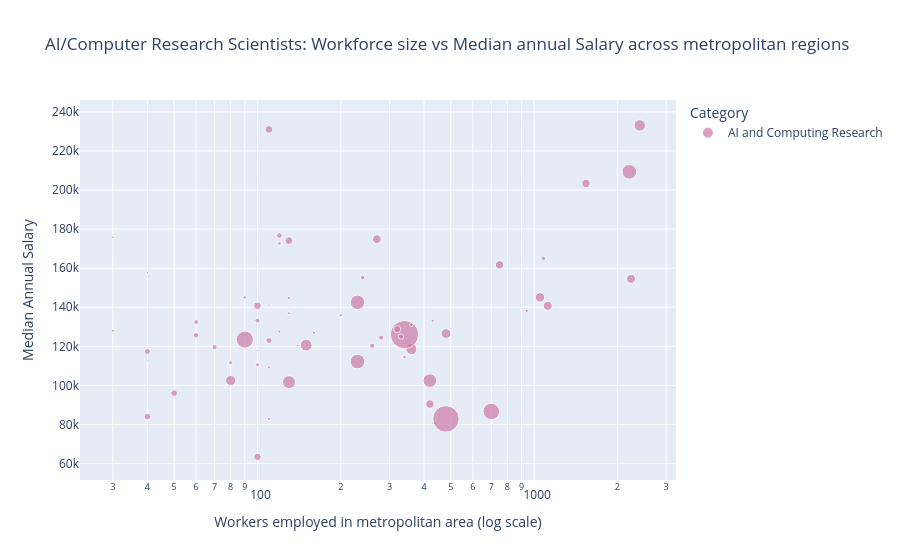

Notebook code cell kept with this figure:
### Code cell
figure_scatter['AI/Computer Research Scientists'].show()

### Figure 1 — Plotly figure (JSON) as saved in the notebook; plotly's stock layout.template omitted (floating-point values rounded to 4 significant figures)
{"data": [{"customdata": [[1.19], [2.92], [0.15], [8.06], [0.98], [4.76], [3.49], [1.71], [2.24], [3.89], [0.26], [30.78], [0.12], [1.38], [0.1], [1.68], [0.97], [8.26], [0.47], [0.42], [0.24], [1.35], [0.49], [7.15], [0.43], [0.43], [0.34], [2.1], [0.75], [0.22], [0.1], [0.64], [0.43], [10.5], [2.74], [0.76], [1.18], [6.47], [0.52], [0.38], [0.52], [2.68], [0.62], [0.25], [0.35], [0.5], [1.07], [0.48], [1.04], [3.16], [2.74], [8.35], [2.33], [5.01], [11.34], [0.36], [2.38], [0.94], [5.39], [1.9], [26.93], [3.12], [3.66], [0.87]], "hovertemplate": "<b>%{hovertext}</b><br><br>Category=AI and Computing Research<br>Workers employed in metropolitan area (log scale)=%{x}<br>Median Annual Salary=%{y}<br>Location quotient=%{customdata[0]}<extra></extra>", "hovertext": ["Albany-Schenectady-Troy, NY", "Albuquerque, NM", "Atlanta-Sandy Springs-Roswell, GA", "Atlantic City-Hammonton, NJ", "Austin-Round Rock, TX", "Bakersfield, CA", "Baltimore-Columbia-Towson, MD", "Binghamton, NY", "Boulder, CO", "Bremerton-Silverdale, WA", "Buffalo-Cheektowaga-Niagara Falls, NY", "California-Lexington Park, MD", "Charlotte-Concord-Gastonia, NC-SC", "Charlottesville, VA", "Chicago-Naperville-Elgin, IL-IN-WI", "College Station-Bryan, TX", "Colorado Springs, CO", "Crestview-Fort Walton Beach-Destin, FL", "Dallas-Fort Worth-Arlington, TX", "Denver-Aurora-Lakewood, CO", "Detroit-Warren-Dearborn, MI", "Durham-Chapel Hill, NC", "Houston-The Woodlands-Sugar Land, TX", "Huntsville, AL", "Indianapolis-Carmel-Anderson, IN", "Kansas City, MO-KS", "Knoxville, TN", "Lansing-East Lansing, MI", "Los Angeles-Long Beach-Anaheim, CA", "Miami-Fort Lauderdale-West Palm Beach, FL", "Minneapolis-St. Paul-Bloomington, MN-WI", "New Orleans-Metairie, LA", "New York-Newark-Jersey City, NY-NJ-PA", "Ogden-Clearfield, UT", "Oklahoma City, OK", "Orlando-Kissimmee-Sanford, FL", "Palm Bay-Melbourne-Titusville, FL", "Panama City, FL", "Philadelphia-Camden-Wilmington, PA-NJ-DE-MD", "Phoenix-Mesa-Scottsdale, AZ", "Pittsburgh, PA", "Portland-Vancouver-Hillsboro, OR-WA", "Raleigh, NC", "Richmond, VA", "Riverside-San Bernardino-Ontario, CA", "Sacramento--Roseville--Arden-Arcade, CA", "St. Louis, MO-IL", "Salt Lake City, UT", "San Antonio-New Braunfels, TX", "San Diego-Carlsbad, CA", "San Francisco-Oakland-Hayward, CA", "San Jose-Sunnyvale-Santa Clara, CA", "Santa Maria-Santa Barbara, CA", "Seattle-Tacoma-Bellevue, WA", "Sierra Vista-Douglas, AZ", "Tampa-St. Petersburg-Clearwater, FL", "Trenton, NJ", "Urban Honolulu, HI", "Utica-Rome, NY", "Virginia Beach-Norfolk-Newport News, VA-NC", "Warner Robins, GA", "Washington-Arlington-Alexandria, DC-VA-MD-WV", "Providence-Warwick, RI-MA", "Springfield, MA-CT"], "legendgroup": "AI and Computing Research", "marker": {"color": "#CC79A7", "size": [1.19, 2.92, 0.15, 8.06, 0.98, 4.76, 3.49, 1.71, 2.24, 3.89, 0.26, 30.78, 0.12, 1.38, 0.1, 1.68, 0.97, 8.26, 0.47, 0.42, 0.24, 1.35, 0.49, 7.15, 0.43, 0.43, 0.34, 2.1, 0.75, 0.22, 0.1, 0.64, 0.43, 10.5, 2.74, 0.76, 1.18, 6.47, 0.52, 0.38, 0.52, 2.68, 0.62, 0.25, 0.35, 0.5, 1.07, 0.48, 1.04, 3.16, 2.74, 8.35, 2.33, 5.01, 11.34, 0.36, 2.38, 0.94, 5.39, 1.9, 26.93, 3.12, 3.66, 0.87], "sizemode": "area", "sizeref": 0.07695, "symbol": "circle"}, "mode": "markers", "name": "AI and Computing Research", "orientation": "v", "showlegend": true, "type": "scatter", "x": [120, 270, 100, 230, 280, 360, 1050, 40, 100, 80, 30, 340, 40, 40, 100, 50, 70, 230, 430, 160, 110, 110, 360, 420, 110, 110, 30, 100, 1080, 140, 50, 80, 940, 700, 420, 240, 60, 130, 340, 200, 130, 750, 100, 40, 130, 120, 330, 90, 260, 1120, 1540, 2210, 110, 2410, 90, 120, 130, 100, 150, 320, 480, 2240, 480, 60], "xaxis": "x", "y": [176770, 174820, 117870, 142500, 124440, 118580, 145080, 84020, 140750, 102500, 175840, 126000, 112680, 117320, 120700, 96030, 119600, 112200, 133040, 126940, 141090, 123000, 131080, 102440, 82840, 109250, 128020, 63390, 165000, 120490, 116810, 111610, 138130, 86650, 90440, 155200, 125610, 101650, 114480, 135870, 144690, 161700, 110520, 157640, 136970, 172660, 124990, 145070, 120260, 140710, 203400, 209340, 231050, 233110, 123450, 127460, 174080, 133160, 120580, 128790, 82830, 154560, 126550, 132430], "yaxis": "y"}], "layout": {"autosize": true, "legend": {"itemsizing": "constant", "title": {"text": "Category"}, "tracegroupgap": 0}, "title": {"text": "AI/Computer Research Scientists: Workforce size vs Median annual Salary across metropolitan regions"}, "xaxis": {"anchor": "y", "autorange": true, "domain": [0, 1], "range": [1.362, 3.507], "title": {"text": "Workers employed in metropolitan area (log scale)"}, "type": "log"}, "yaxis": {"anchor": "x", "autorange": true, "domain": [0, 1], "range": [52210.0, 245100.0], "title": {"text": "Median Annual Salary"}, "type": "linear"}}}
